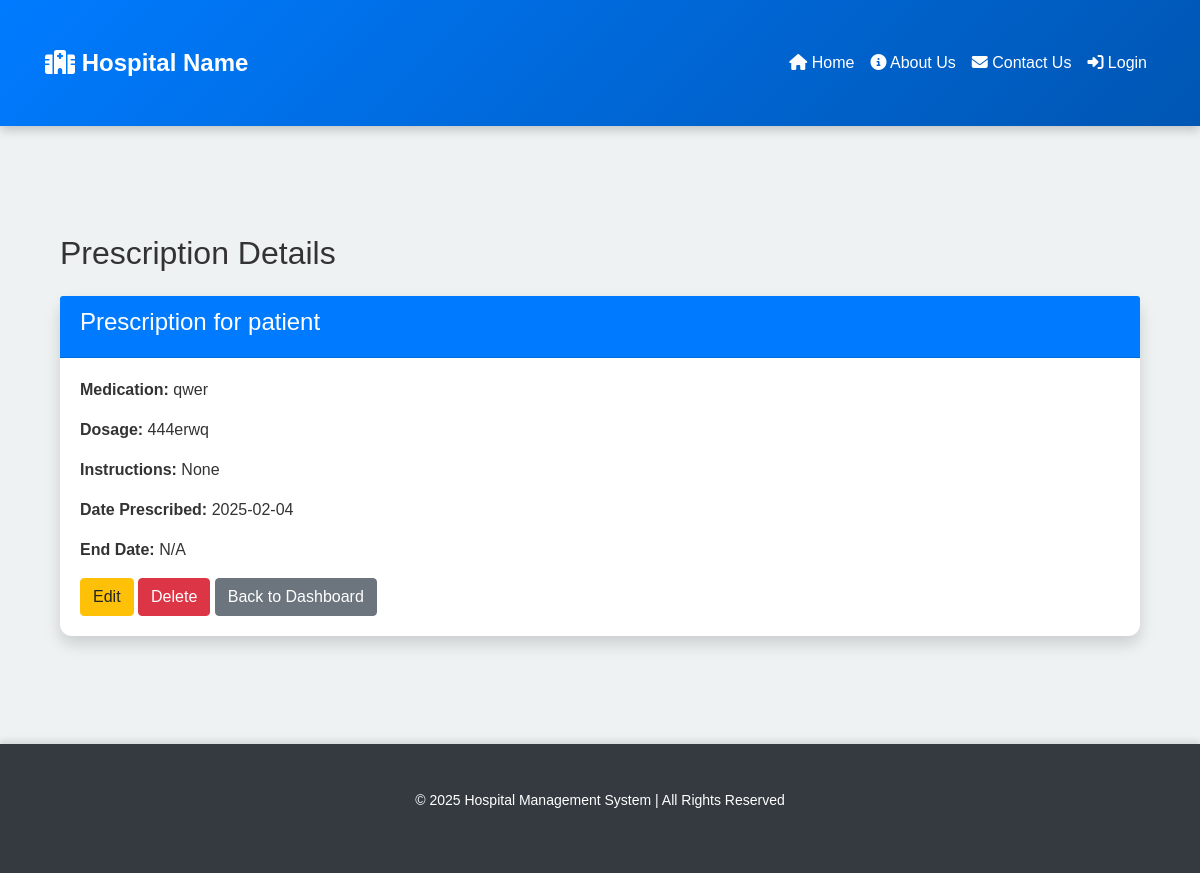
The app's page /doctor/prescription/view/1 with its own data.
### app/models.py (models this page shows)
class Patient(db.Model):
    __tablename__ = 'patient'
    id = db.Column(db.Integer, primary_key=True)
    user_id = db.Column(db.Integer, db.ForeignKey('user.id'), unique=True, nullable=False)
    first_name = db.Column(db.String(100), nullable=False)
    last_name = db.Column(db.String(100), nullable=True)
    date_of_birth = db.Column(db.Date, nullable=False)
    gender = db.Column(db.String(10), nullable=False)
    contact_number = db.Column(db.String(15))
    medical_history = db.Column(db.Text)
    user = db.relationship('User', back_populates='patient_profile')
    appointments = db.relationship('Appointment', back_populates='patient', lazy=True)
    prescriptions = db.relationship('Prescription', back_populates='patient', lazy=True)
    medical_records = db.relationship('MedicalRecord', back_populates='patient', lazy=True)
    payments = db.relationship('Payment', back_populates='patient', lazy=True)

class Prescription(db.Model):
    __tablename__ = 'prescription'
    id = db.Column(db.Integer, primary_key=True)
    patient_id = db.Column(db.Integer, db.ForeignKey('patient.id'), nullable=False)
    doctor_id = db.Column(db.Integer, db.ForeignKey('doctor.id'), nullable=False)
    medicine_name = db.Column(db.String(100), nullable=False)
    dosage = db.Column(db.String(100), nullable=False)
    instructions = db.Column(db.Text, nullable=True)
    date_prescribed = db.Column(db.DateTime, default=datetime.utcnow)
    end_date = db.Column(db.DateTime, nullable=True)
    patient = db.relationship('Patient', back_populates='prescriptions')
    doctor = db.relationship('Doctor', back_populates='prescriptions')

### app/routes.py (the view)
@doctor_routes.route('/prescription/view/<int:prescription_id>', methods=['GET'])
def view_prescription(prescription_id):
    prescription = Prescription.query.get_or_404(prescription_id)
    return render_template('view_prescription.html', prescription=prescription)

### app/templates/view_prescription.html
{% extends "base.html" %}
{% block content %}
<div class="container mt-4">
    <h2 class="mb-4">Prescription Details</h2>
    <div class="card shadow">
        <div class="card-header bg-primary text-white">
            <h4>Prescription for {{ prescription.patient.first_name }} {{ prescription.patient.last_name }}</h4>
        </div>
        <div class="card-body">
            <p><strong>Medication:</strong> {{ prescription.medicine_name }}</p>
            <p><strong>Dosage:</strong> {{ prescription.dosage }}</p>
            <p><strong>Instructions:</strong> {{ prescription.instructions }}</p>
            <p><strong>Date Prescribed:</strong>
                {{ prescription.date_prescribed.strftime('%Y-%m-%d') if prescription.date_prescribed else 'N/A' }}
            </p>
            <p><strong>End Date:</strong>
                {{ prescription.end_date.strftime('%Y-%m-%d') if prescription.end_date else 'N/A' }}
            </p>
            <div class="mt-3">
                <a href="{{ url_for('doctor_routes.edit_prescription', prescription_id=prescription.id) }}" class="btn btn-warning">Edit</a>
                <form method="POST" action="{{ url_for('doctor_routes.delete_prescription', prescription_id=prescription.id) }}" style="display:inline;" onsubmit="return confirm('Are you sure you want to delete this prescription?');">
                    <button type="submit" class="btn btn-danger">Delete</button>
                </form>
                <a href="{{ url_for('main_routes.doctor_dashboard') }}" class="btn btn-secondary">Back to Dashboard</a>
            </div>
        </div>
    </div>
</div>
{% endblock %}

### app/static/css/styles.css (style rules this page uses)
body { font-family: 'Poppins', sans-serif; background-color: #eef2f3; color: #333; margin: 0; padding: 0; }
.container { padding-top: 30px; padding-bottom: 30px; }
.card { border: none; border-radius: 12px; box-shadow: 0px 5px 15px rgba(0, 0, 0, 0.1); transition: all 0.3s ease-in-out; }

### records on screen
Patient: patient.first_name "patient"
Prescription: medicine_name "qwer", dosage "444erwq", instructions "None", date_prescribed "2025-02-04", end_date "N/A"
